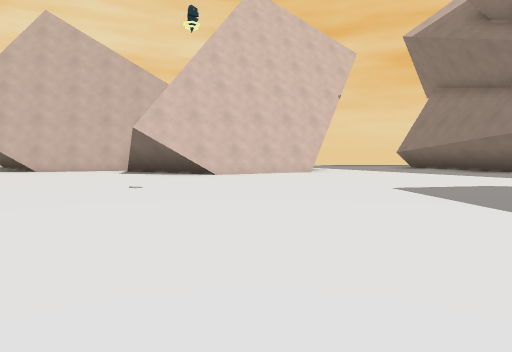
[1] (above)

22 first-person views from a walk through a 3-D level made in the Godot game engine. The camera is 1.3 m above the floor, tilts 4° down and sees 70° across. The floor is counted in squares, 2 m on a side. Each view is taken from the middle of a square. On the plan, view 1 faces up. The plan holds only what a view shows up to about 11 squares ahead; the rest is blank. The place goes on beyond the plan.

[2]
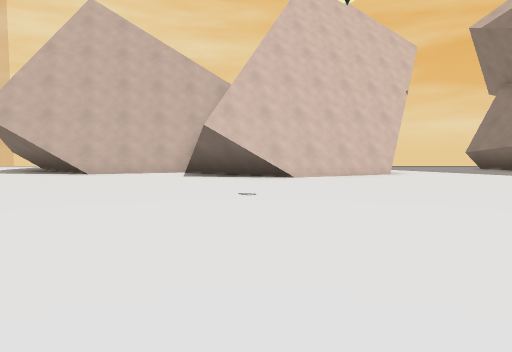

[3]
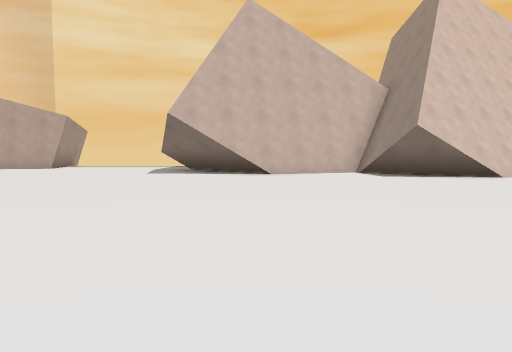

[4]
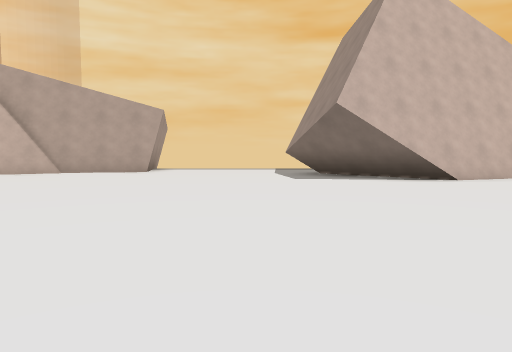

[5]
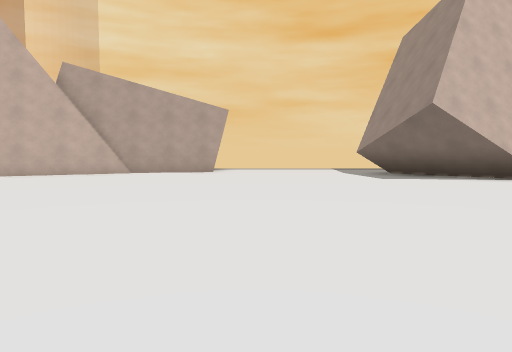

[6]
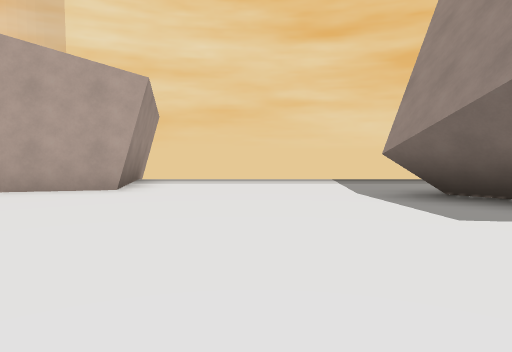

[7]
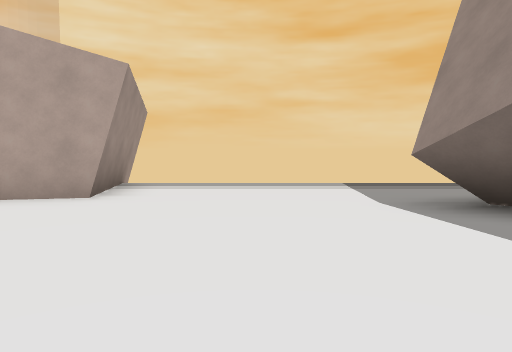

[8]
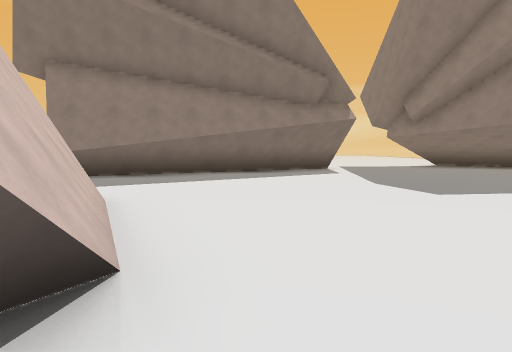

[9]
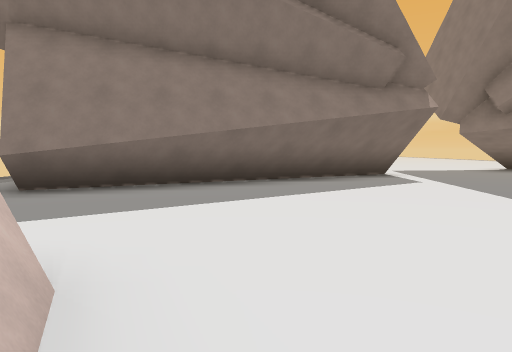

[10]
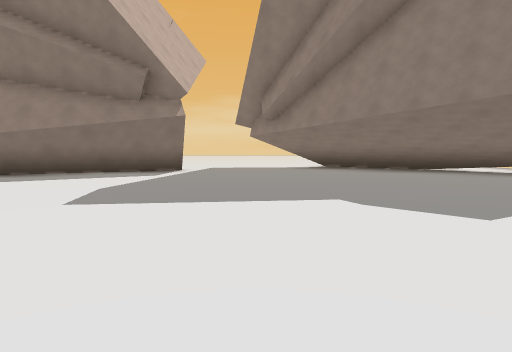

[11]
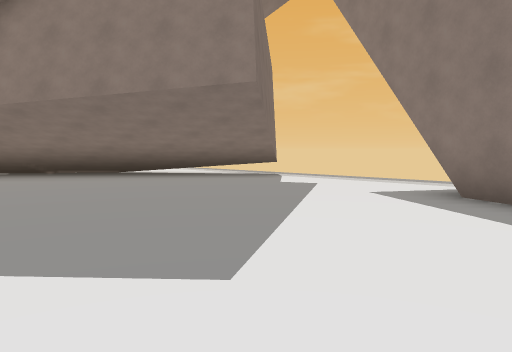

[12]
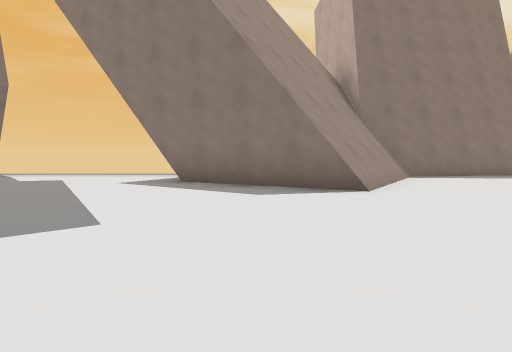

[13]
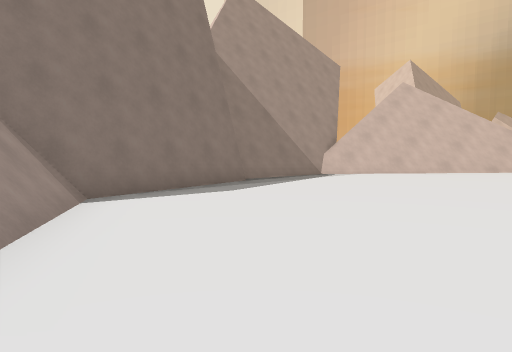

[14]
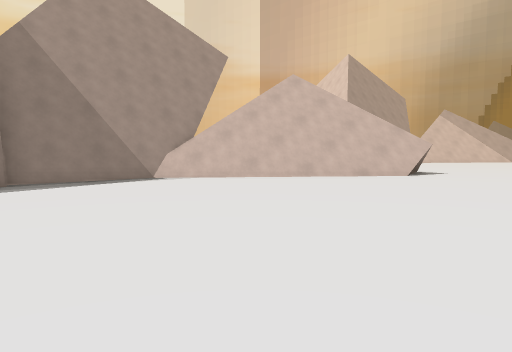

[15]
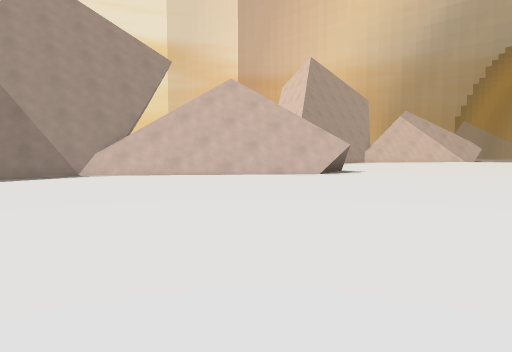

[16]
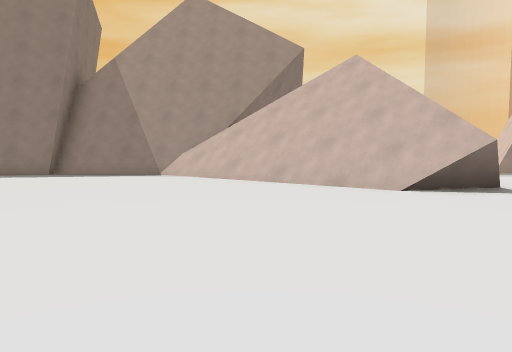

[17]
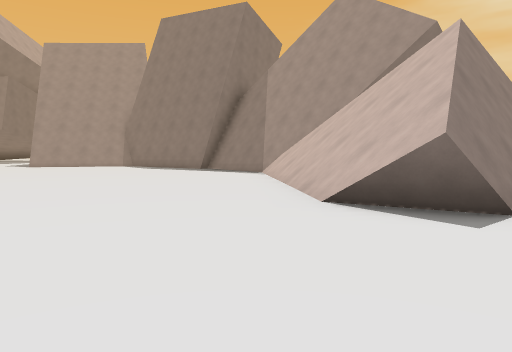

[18]
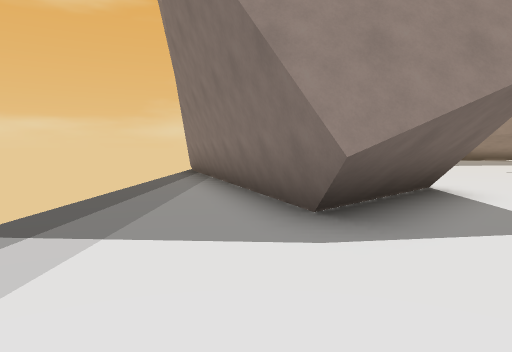

[19]
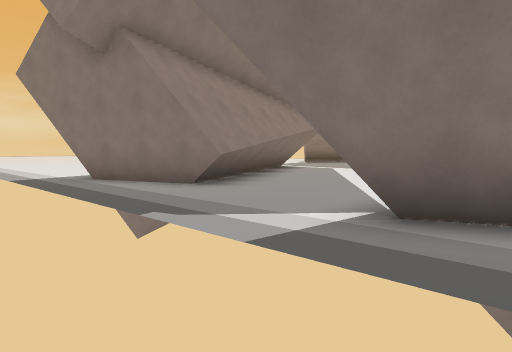

[20]
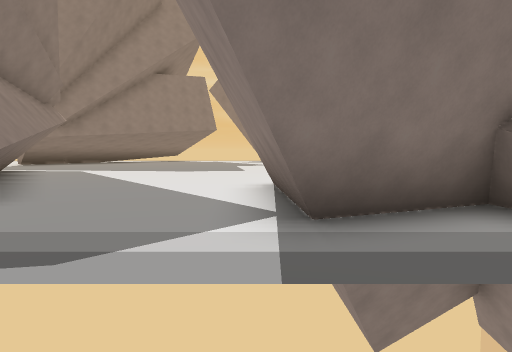

[21]
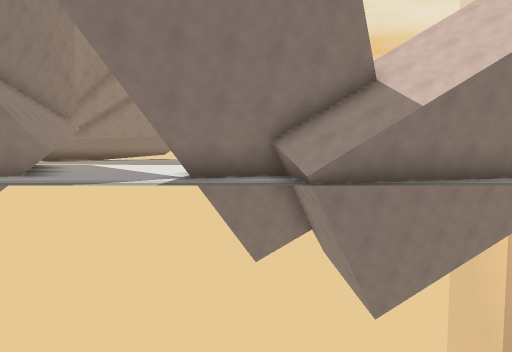

[22]
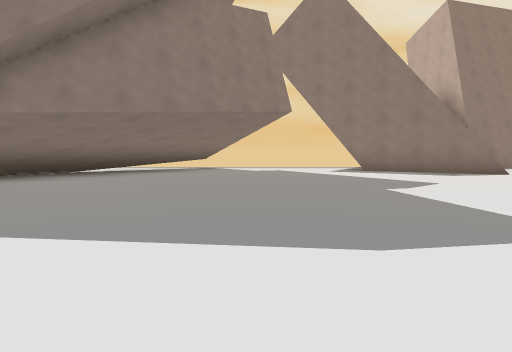

### Floor plan
Key: @ floor where view 1 was taken; # wall or solid block; . floor; / step, stairs or slope; = window, fence, low wall or low ledge; ^ raised ledge; v drop or lower ground.
Columns run from 18 left of view 1 to 8 right of it. Each row starts with its distance up from view 1.
 23                   .
 22
 21
 20
 19
 18                   . .
 17    #
 16    #............#^.........
 15    #.........#####.##......
 14 ####......####   ####...###
 13 #.......### #       #...##
 12 .........######    ##...##
 11 ..........##..######.....#
 10 ...............###.......##
  9  .........................#
  8  .........................#
  7   .........................
  6    ........................
  5    ........................
  4    ........................
  3 ...........................
  2 .............  ............
  1 ...........................
  0 ..................@........
 -1 .#//............##........#
 -2 .#///...........####.....##
 -3 .#////.........##  ##... ##
 -4   v////.......##    .....##
 -5   v// =/#######     .......
 -6       ######

Where each view was taken, in squares from view 1:
view 1: 0 up, 0 right, facing up
view 2: 1 up, 2 left, facing up
view 3: 1 up, 7 left, facing up
view 4: 3 up, 11 left, facing up
view 5: 3 up, 13 left, facing up
view 6: 8 up, 12 left, facing up
view 7: 9 up, 12 left, facing up
view 8: 9 up, 3 left, facing right
view 9: 10 up, 0 right, facing right
view 10: 4 up, 2 left, facing right
view 11: 3 up, 0 right, facing down-right
view 12: 5 up, 0 right, facing down
view 13: 1 up, 2 left, facing down-left
view 14: 3 up, 6 left, facing down-left
view 15: 5 up, 7 left, facing down-left
view 16: 5 up, 13 left, facing down
view 17: 3 up, 18 left, facing down-right
view 18: 14 up, 13 left, facing right
view 19: 18 up, 0 right, facing down-right
view 20: 18 up, 2 right, facing down
view 21: 23 up, 0 right, facing down
view 22: 9 up, 5 right, facing down
